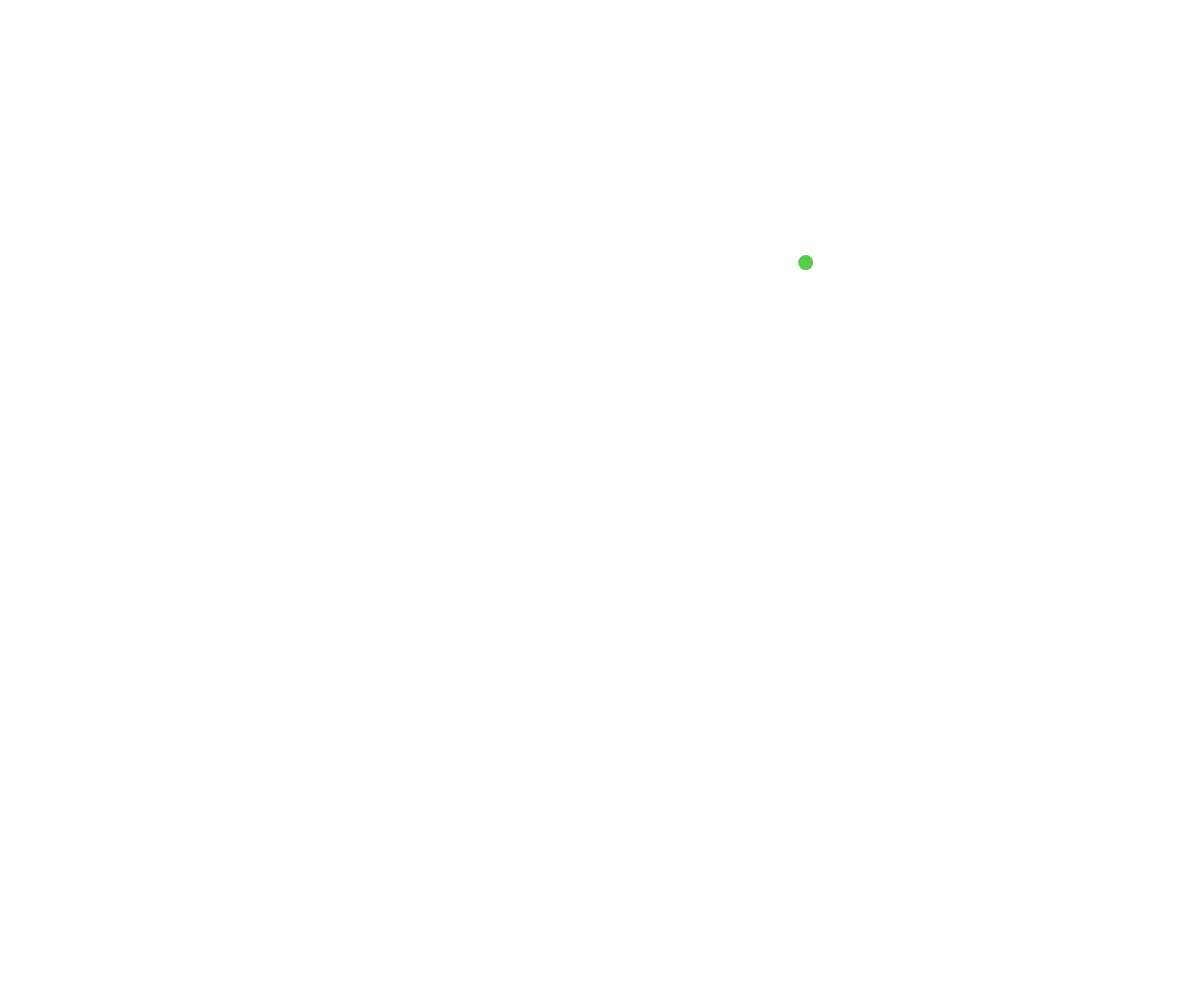
Frame 1 (no input)
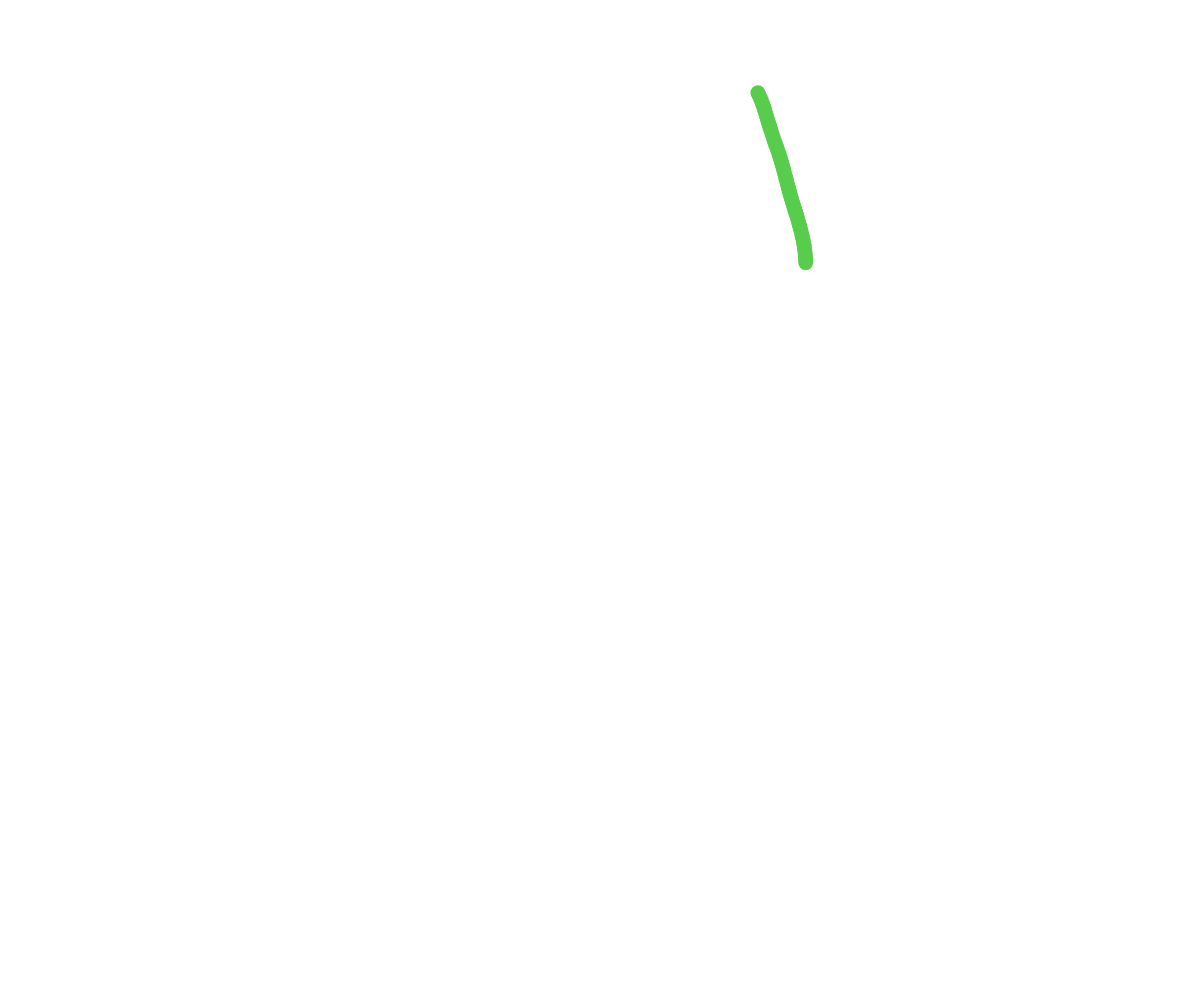
Frame 60 (no input)
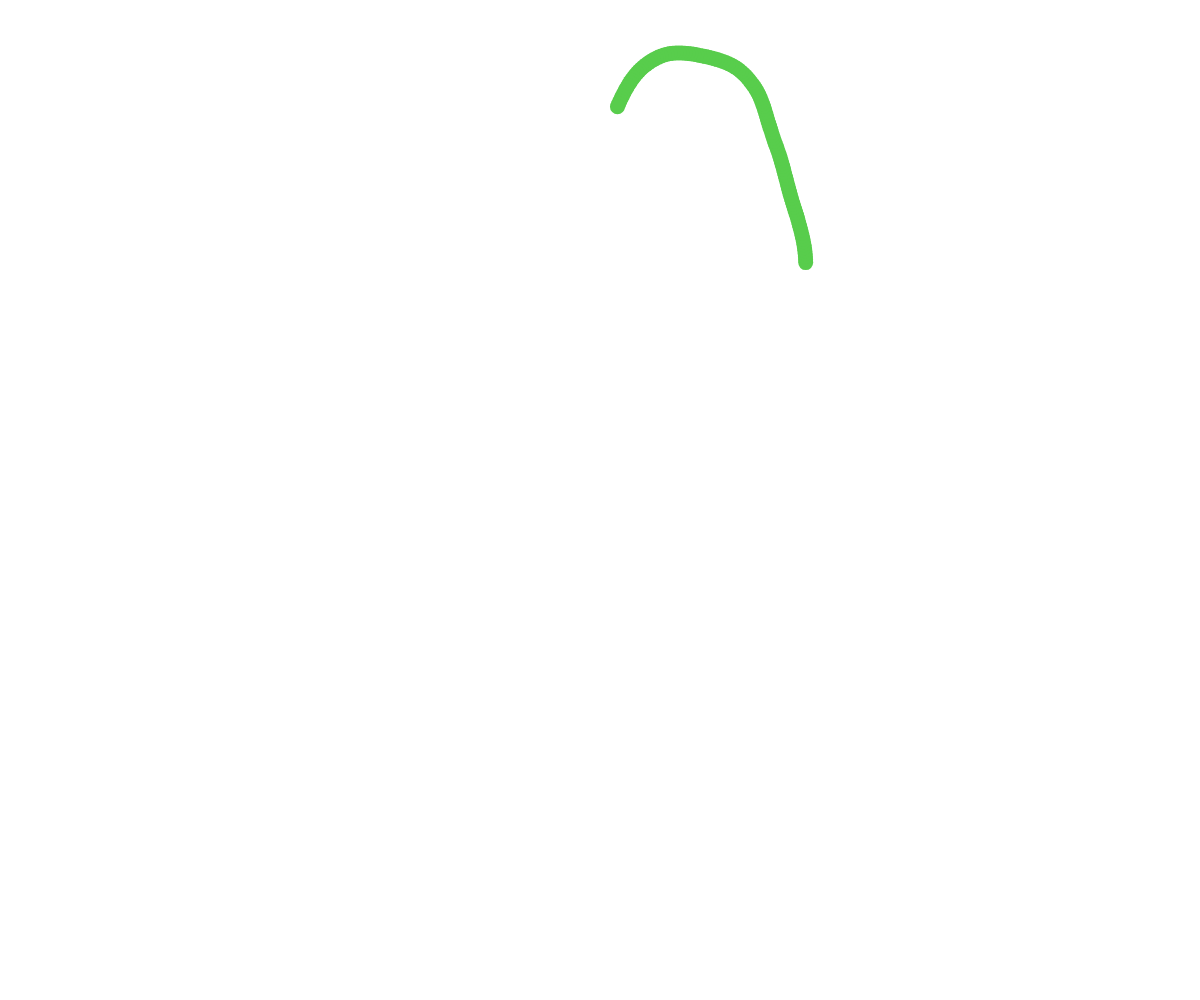
Frame 120 (the mouse pressed at the canvas centre since frame 60)

The p5.js sketch that drew these frames (run headless with seeded random() and noise() and a simulated clock; from frame 60 on, the mouse is pressed at the canvas centre):

// p5.js sketch
// ── sketch.js
var s;
var width = window.innerWidth;
var height = window.innerHeight;
var snakes = [];
var zsp;
var frmrate;

function setup() {
    createCanvas(window.innerWidth,window.innerHeight);
    
    for (var i = 0; i< 1; i++){
        s = new Schlange(false);
        snakes.push(s);
    }
    
    //p = new Schlange(true); 
    //snakes.push(p);
}

function draw() {
    snakes.forEach(function(entry) {
        entry.update();
        entry.kollision();
        entry.show();
    });
    frmrate += frameRate();
    if (frameCount%100 == 0) {
        print(frmrate/100);
        frmrate = 0;}
    
    
    
}



function Schlange(spieler) {
    this.spieler = spieler;
    this.pos = createVector(random(width/10, width*9/10),random(height/10, height*9/10));
    this.oldpos = [];
    this.speed = 3;
    this.angle = random(360);
    this.omega = 0;
    this.size = 15;
    //this.color = random(255+255*255+255*255*255);
    this.colorred = random(255);
    this.colorgreen = random(255);
    this.colorblue = random(255);
    
    this.kollision= function(){
        
        
        if ((this.pos.x<this.size/2)||(this.pos.x>width-this.size/2)
                ||(this.pos.y<this.size/2)||(this.pos.y>height-this.size/2)){
            this.death();
        }
        
        zsp = this;
        snakes.forEach(function(entry) {
            for( var i = 0 ; i < entry.oldpos.length - 10; i+= 1){
                if (entry.oldpos[i].dist(zsp.pos)< zsp.size ) { 
                    zsp.death();                
                }
            }
        });
    }
    
    this.death = function() {
                //print("Death");
                this.pos.x= random(width/10, width*9/10); 
                this.pos.y= random(height/10, height*9/10);
                this.angle = random (360);
                //this.colorred = random(255);
                //this.colorgreen = random(255);
                //this.colorblue = random(255);
                this.oldpos = [];        
                neuzeichnen();
                
                
    }
    
    this.show = function() {
            //fill(255,0,0);
        fill(this.colorred,this.colorgreen,this.colorblue)    
        noStroke();
            ellipse(this.pos.x,this.pos.y,this.size,this.size);
        
    }
    

    
    this.update = function (){
        
        if(this.spieler){
            this.tastatur();
        } else {
            this.omega += random(-1,1);       // zufallsbewegung
            if (this.omega>4){this.omega=4;}
            if (this.omega<-4){this.omega=-4;}
            this.angle += this.omega;
            /*var bestphi = 0;
            var bestr = 0;
            var lowestr = 500;
            var best = 0;
            
            for (var phi = 0; phi < 360; phi+= 360 ){
                best = 0;
                for (var r = this.size ; r < 500; r += this.size){
                    bestr = 0;
                    lowestr = 500;                    
                    var x =  this.pos.x + r*cos(radians(phi));
                    var y =  this.pos.y + r*sin(radians(phi));
                    var vec = createVector(x,y);
                    snakes.forEach(function(entry) {
                        for( var i = 0 ; i < entry.oldpos.length - 10; i+= 1){
                            if (entry.oldpos[i].dist(vec)< entry.size ) { 
                                if (lowestr > r) { lowestr = r;} ;    
                                print("hit");
                            }
                        }                      
                    });
                    if (bestr< lowestr){bestr = lowestr; }
                    print(r +" und "+lowestr);
                    
                }
                if (best<bestr){
                    best= bestr;
                    
                    bestphi = phi;
                }
          
            }
            //print(bestphi);
            this.tastatur();*/
            
        }
            
        this.pos.x += this.speed*cos(radians(this.angle));
        this.pos.y += this.speed*sin(radians(this.angle));
        //if (frameCount%10==0) {this.oldpos.push(this.pos.copy());}
        this.oldpos.push(this.pos.copy());
        
    }
    
    this.tastatur = function (){
        if (keyIsDown(LEFT_ARROW))
            this.angle-=4;

        if (keyIsDown(RIGHT_ARROW))
            this.angle+=4;
    }
    
}
    


function neuzeichnen() {
    
    background(255);    
    fill(255,0,0);
    snakes.forEach(function(a) {
        zsp = a;
        a.oldpos.forEach(function(entry) {
            fill(zsp.colorred,zsp.colorgreen,zsp.colorblue);
            noStroke();
            ellipse(entry.x,entry.y,zsp.size,zsp.size);
        });
    });
    
}


// ── schlange.js

function Schlange(spieler,index) {
    this.spieler = spieler;
    this.index = index;
    this.pos = createVector(random(width/10, width*9/10),random(height/10, height*9/10));
    this.oldpos = [];
    this.speed = 3;
    this.angle = random(360);
    this.omega = 0;
    this.size = 15;
    //this.color = random(255+255*255+255*255*255);
    this.colorred = random(255);
    this.colorgreen = random(255);
    this.colorblue = random(255);
    this.lastpos = this.pos.copy();
    //this.lastcol = 0;
    
    
    this.kollision= function(){              
        if ((this.pos.x<this.size/2)||(this.pos.x>width-this.size/2)
                ||(this.pos.y<this.size/2)||(this.pos.y>height-this.size/2)){
            this.death();
        }
        
        if(spielfeld[round(this.pos.x/feldsize)][round(this.pos.y/feldsize)] != 0 ){
            this.death();
        }
        
        
        /*zsp = this;                                               // alte Kolliesion mit allen Punkten der Schlangen
        snakes.forEach(function(entry) {
            for( var i = 0 ; i < entry.oldpos.length - 10; i+= 1){
                if (entry.oldpos[i].dist(zsp.pos)< zsp.size ) { 
                    zsp.death();                
                }
            }
        });*/
    }
    
    this.death = function() {
                this.pos.x= random(width/10, width*9/10); 
                this.pos.y= random(height/10, height*9/10);
                this.angle = random (360);
                //this.colorred = random(255);
                //this.colorgreen = random(255);
                //this.colorblue = random(255);
                this.oldpos = [];
                for (var i = 0; i < rows ; i++){
                    for (var j = 0; j< colls; j++){            
                        if(spielfeld[i][j]==this.index){
                            spielfeld[i][j]=0;
                        }
                    }
                }
                neuzeichnen();
                
                
    }
    
    this.show = function() {
            //fill(255,0,0);
        fill(this.colorred,this.colorgreen,this.colorblue)    
        noStroke();
            ellipse(this.pos.x,this.pos.y,this.size,this.size);
        
    }
    

    
    this.update = function (){
        
        if(this.spieler){
            this.tastatur();
        } else {
            /*this.omega += random(-1,1);       // zufallsbewegung
            if (this.omega>4){this.omega=4;}
            if (this.omega<-4){this.omega=-4;}
            this.angle += this.omega;*/
    
            var bestr = 0;
            var bestphi = 0;
            for(var phi = 0; phi < 360; phi += 45){
                var xr = round(cos(radians(phi)));
                var yr = round(sin(radians(phi)));
                var highrad = richtung(round(this.pos.x/feldsize),round(this.pos.y/feldsize),xr,yr,1); 
                if (bestr<highrad){
                    bestr = highrad; 
                    bestphi = phi ;    
                }       
            }
            
            
//            this.omega = round(bestphi - this.angle);
//            if (this.omega>=180){this.omega = -1*(this.omega-180)}
//            if (this.omega<=-180){this.omega = -1*(this.omega+180)}
//            print("omega "+this.omega+ " phi"+this.angle);
            
            //var dif = 
            
            if (this.omega>4){this.omega=4;}
            if (this.omega<-4){this.omega=-4;} 
            this.angle += this.omega;
            
            //this.tastatur();
                
            
        }
            
        this.pos.x += this.speed*cos(radians(this.angle));
        this.pos.y += this.speed*sin(radians(this.angle));
        this.oldpos.push(this.pos.copy());

    }
    

    
    this.arrayfullen = function(){       

        if (!((round(this.lastpos.x/feldsize) == round(this.pos.x/feldsize) )&&(round(this.lastpos.y/feldsize) == round(this.pos.y/feldsize)))){               
             spielfeld[round(this.lastpos.x/feldsize)][round(this.lastpos.y/feldsize)] = this.index;
             
             var xlow;
             var xhigh;
             var ylow;
             var yhigh;
             
             if ((this.angle>0)&&(this.angle<180)){
                xlow = this.lastpos.x + this.size/2*cos(radians(this.angle+90))
                xhigh = this.lastpos.x + this.size/2*cos(radians(this.angle-90))
                ylow = this.lastpos.y + this.size/2*sin(radians(this.angle-90))
                yhigh = this.lastpos.y + this.size/2*sin(radians(this.angle+90))                 
             } else {
                xhigh = this.lastpos.x + this.size/2*cos(radians(this.angle+90))
                xlow = this.lastpos.x + this.size/2*cos(radians(this.angle-90))
                yhigh = this.lastpos.y + this.size/2*sin(radians(this.angle-90))
                ylow = this.lastpos.y + this.size/2*sin(radians(this.angle+90))  
             }
             spielfeld[round(xlow/feldsize)][round(yhigh/feldsize)] = this.index;
             spielfeld[round(xhigh/feldsize)][round(ylow/feldsize)] = this.index;
             
         }
        
        this.lastpos = this.pos.copy();
        
    }
    
    this.tastatur = function (){
        if (keyIsDown(LEFT_ARROW))
            this.angle-=4;

        if (keyIsDown(RIGHT_ARROW))
            this.angle+=4;
    }
    
}


function richtung(x,y,xr,yr,d){
    this.d = d;
    
    if((x+xr*d>0)&&(x+xr*d<rows)&&(y+yr*d>0)&&(y+yr*d<colls)){
        if ((spielfeld[x+xr*d][y+yr*d]==0)||this.d<5){
            this.d= richtung(x,y,xr,yr,d+1);    
        }
    }
    
    return this.d; 
}
